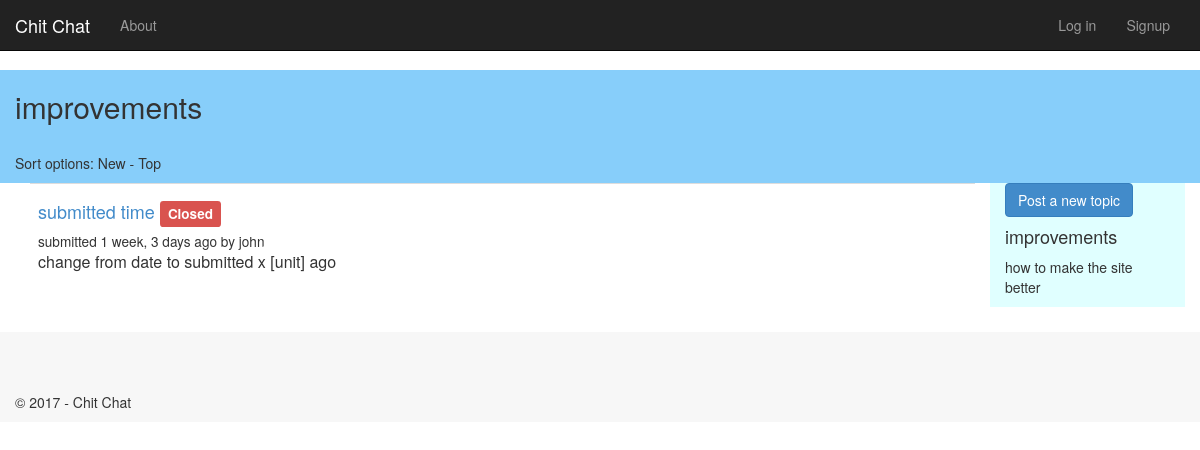
Before: /f/improvements/ with the older database file.
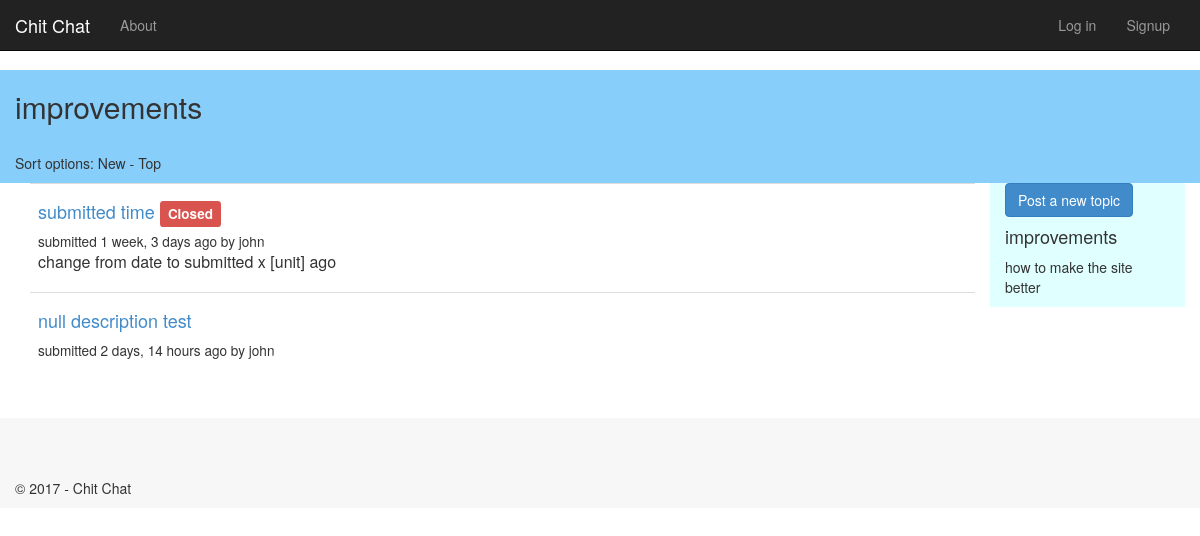
After: the same page with the newer database file.
### forum/models.py (models this page shows, shortened)
class Topic(models.Model):
    title = models.CharField(max_length=60)
    description = models.TextField(max_length=10000, blank=True)
    forum = models.ForeignKey(Forum)
    created = models.DateTimeField(auto_now=True)
    creator = models.ForeignKey(User, blank=True, null=True)
    updated = models.DateTimeField(auto_now=True)
    closed = models.BooleanField(blank=True, default=False)

### forum/views.py (the view)
class ForumDetailView(DetailView):
    model = Forum
    def get_context_data(self, **kwargs):
        context = super(ForumDetailView, self).get_context_data(**kwargs)
        context['title'] = 'forum'
        context['year'] = datetime.now().year
        return context

### forum/templates/forum/forum-details.html (shortened to what this page needs)
{% extends "app/layout.html" %}
{% block content %}
<div class="container" id="header-bottom">
    <h2>{{forum.slug}}</h2>
    <br />
    <p>Sort options: New - Top</p>
</div>
<div class="container">
    <div class="col-xs-12 col-sm-10">
        <table class="table table-hover">
            <tbody>
                {% for topic in forum.topic_set.all %}
                <tr>
                    <td>
                        <h4>
                            <a href="{% url 'forum:topic-detail' topic.id %}">{{topic.title}}</a>
                            {% if topic.closed %}<span class="label label-danger">Closed</span>{% endif %}
                        </h4>
                        <small>submitted {{ topic.created|timesince }} ago by {{ topic.creator.get_username }}</small>
                        <p>{{ topic.description | truncatechars:60 }}</p>
                    </td>
                </tr>
                {% endfor %}
            </tbody>
        </table>
        <br />
    </div>
    {% include "forum/forum-sidebar.html" %}
</div>
{% endblock %}

Changed rows visible on the page:
added Topic: title "null description test", created "2 days, 14 hours", creator.get_username "john"
